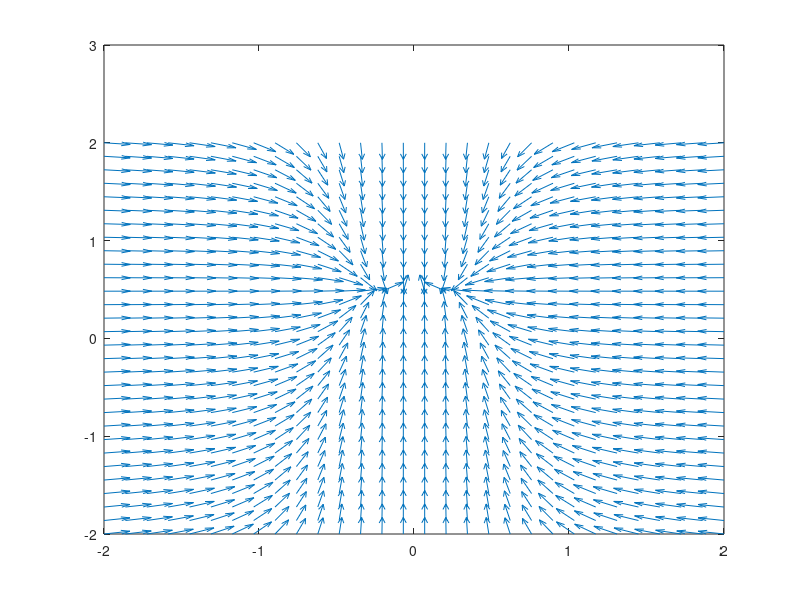

Write MATLAB code to recreate this figure.
% polinom gyoke

clear;
clf;
close all;

f=@(x,y) x.^4+x.^3*x.^2+y.^2-y+1;
F=@(v) f(v(1),v(2));
be=linspace(-2,2,30);
[X,Y]=meshgrid(be,be);
Z=f(X,Y);
[Gx,Gy]=gradient(-Z);
L=sqrt(Gx.^2 + Gy.^2);
quiver(X,Y,Gx./L,Gy./L)
% meshc(X,Y,Z);

[loc,val]=fminunc(F,[0,0.5])
[loc,val]=fminsearch(F,[-0.5,0.5])
[loc,val]=fminunc(F,[0.5,0.5])


return
% p = [1 1 -16 20 0];
% roots(p)

% return


syms z;
F=cos(z^2-1/2)-2*z*sin(z^2+z)-1;
dF=diff(F,z);

f=matlabFunction(F);
df=matlabFunction(dF);


% return

 xx = linspace(-3,3,100);

plot(xx,f(xx),'b')
%hold on
%plot(xx,df(xx),[-3,3],[0,0])


% return

% hold on
% plot([-5,5],[0,0])

fzero(df, -0.5)
fsolve(df, -0.5)

fzero(df, 1)
fsolve(df, 1)

gyok=secant(df, -0.8,-0.7, 5)


% yy=f(xx);
% xx(abs(yy)<1e-3)



% dp=polyder(p);
% df=@(x) polyval(dp,x);
% elso=secant(f,-4,-4.1,5)
% masodik=secant(f,-1,-1.1,5)
% harmadik=secant(f,1,1.1,5)



function x=newton(f,df,x,L)
  for k=1:L
    x=x-f(x)/df(x);
  end
end

function x1=secant(f,x0,x1,L)
  for k=1:L
    x2=x1-f(x1)/(f(x1)-f(x0))*(x1-x0);
    x0=x1;
    x1=x2;
  end
end











